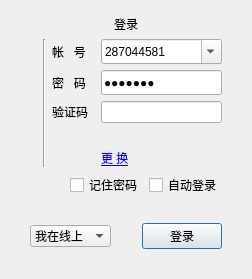
<?xml version="1.0" encoding="UTF-8"?>
<ui version="4.0">
 <class>LoginWindow</class>
 <widget class="QDialog" name="LoginWindow">
  <property name="windowModality">
   <enum>Qt::WindowModal</enum>
  </property>
  <property name="enabled">
   <bool>true</bool>
  </property>
  <property name="geometry">
   <rect>
    <x>0</x>
    <y>0</y>
    <width>386</width>
    <height>360</height>
   </rect>
  </property>
  <property name="sizePolicy">
   <sizepolicy hsizetype="Fixed" vsizetype="Fixed">
    <horstretch>0</horstretch>
    <verstretch>0</verstretch>
   </sizepolicy>
  </property>
  <property name="minimumSize">
   <size>
    <width>0</width>
    <height>0</height>
   </size>
  </property>
  <property name="maximumSize">
   <size>
    <width>9999</width>
    <height>9999</height>
   </size>
  </property>
  <property name="mouseTracking">
   <bool>false</bool>
  </property>
  <property name="windowTitle">
   <string>AtomQQ</string>
  </property>
  <property name="windowFilePath">
   <string/>
  </property>
  <property name="sizeGripEnabled">
   <bool>false</bool>
  </property>
  <property name="modal">
   <bool>false</bool>
  </property>
  <layout class="QVBoxLayout" name="verticalLayout_2">
   <property name="sizeConstraint">
    <enum>QLayout::SetFixedSize</enum>
   </property>
   <property name="leftMargin">
    <number>30</number>
   </property>
   <property name="topMargin">
    <number>15</number>
   </property>
   <property name="rightMargin">
    <number>30</number>
   </property>
   <property name="bottomMargin">
    <number>30</number>
   </property>
   <item>
    <widget class="QLabel" name="logo">
     <property name="text">
      <string>登录</string>
     </property>
     <property name="alignment">
      <set>Qt::AlignCenter</set>
     </property>
    </widget>
   </item>
   <item>
    <layout class="QHBoxLayout" name="horizontalLayout_5">
     <item>
      <widget class="QLabel" name="face">
       <property name="sizePolicy">
        <sizepolicy hsizetype="Fixed" vsizetype="Fixed">
         <horstretch>0</horstretch>
         <verstretch>0</verstretch>
        </sizepolicy>
       </property>
       <property name="text">
        <string/>
       </property>
       <property name="pixmap">
        <pixmap resource="../../Res/res.qrc">:/classic/img/header.bmp</pixmap>
       </property>
      </widget>
     </item>
     <item>
      <widget class="Line" name="line">
       <property name="orientation">
        <enum>Qt::Vertical</enum>
       </property>
      </widget>
     </item>
     <item>
      <layout class="QVBoxLayout" name="verticalLayout">
       <property name="sizeConstraint">
        <enum>QLayout::SetNoConstraint</enum>
       </property>
       <item>
        <layout class="QGridLayout" name="gdlayout">
         <item row="0" column="0">
          <widget class="QLabel" name="label">
           <property name="sizePolicy">
            <sizepolicy hsizetype="Preferred" vsizetype="Preferred">
             <horstretch>0</horstretch>
             <verstretch>0</verstretch>
            </sizepolicy>
           </property>
           <property name="minimumSize">
            <size>
             <width>0</width>
             <height>25</height>
            </size>
           </property>
           <property name="text">
            <string>帐   号</string>
           </property>
          </widget>
         </item>
         <item row="2" column="0">
          <widget class="QLabel" name="label_2">
           <property name="minimumSize">
            <size>
             <width>0</width>
             <height>25</height>
            </size>
           </property>
           <property name="text">
            <string>密   码</string>
           </property>
          </widget>
         </item>
         <item row="0" column="1" colspan="2">
          <widget class="QComboBox" name="qqnum">
           <property name="sizePolicy">
            <sizepolicy hsizetype="Expanding" vsizetype="Minimum">
             <horstretch>0</horstretch>
             <verstretch>0</verstretch>
            </sizepolicy>
           </property>
           <property name="editable">
            <bool>true</bool>
           </property>
           <item>
            <property name="text">
             <string>287044581</string>
            </property>
           </item>
           <item>
            <property name="text">
             <string>345945988</string>
            </property>
           </item>
          </widget>
         </item>
         <item row="3" column="0">
          <widget class="QLabel" name="checkTxt">
           <property name="sizePolicy">
            <sizepolicy hsizetype="Fixed" vsizetype="Preferred">
             <horstretch>0</horstretch>
             <verstretch>0</verstretch>
            </sizepolicy>
           </property>
           <property name="minimumSize">
            <size>
             <width>0</width>
             <height>0</height>
            </size>
           </property>
           <property name="text">
            <string>验证码  </string>
           </property>
           <property name="alignment">
            <set>Qt::AlignLeading|Qt::AlignLeft|Qt::AlignVCenter</set>
           </property>
           <property name="wordWrap">
            <bool>false</bool>
           </property>
          </widget>
         </item>
         <item row="2" column="1" colspan="2">
          <widget class="QLineEdit" name="qqpasswd">
           <property name="sizePolicy">
            <sizepolicy hsizetype="MinimumExpanding" vsizetype="Minimum">
             <horstretch>0</horstretch>
             <verstretch>0</verstretch>
            </sizepolicy>
           </property>
           <property name="text">
            <string>3245324</string>
           </property>
           <property name="echoMode">
            <enum>QLineEdit::Password</enum>
           </property>
          </widget>
         </item>
         <item row="4" column="1" colspan="2">
          <widget class="QLabel" name="checkImg">
           <property name="enabled">
            <bool>true</bool>
           </property>
           <property name="sizePolicy">
            <sizepolicy hsizetype="Fixed" vsizetype="Preferred">
             <horstretch>0</horstretch>
             <verstretch>0</verstretch>
            </sizepolicy>
           </property>
           <property name="minimumSize">
            <size>
             <width>0</width>
             <height>0</height>
            </size>
           </property>
           <property name="cursor">
            <cursorShape>PointingHandCursor</cursorShape>
           </property>
           <property name="text">
            <string/>
           </property>
           <property name="alignment">
            <set>Qt::AlignLeading|Qt::AlignLeft|Qt::AlignVCenter</set>
           </property>
          </widget>
         </item>
         <item row="3" column="1" colspan="2">
          <widget class="QLineEdit" name="checkCode">
           <property name="sizePolicy">
            <sizepolicy hsizetype="Expanding" vsizetype="Minimum">
             <horstretch>0</horstretch>
             <verstretch>0</verstretch>
            </sizepolicy>
           </property>
          </widget>
         </item>
         <item row="5" column="1" colspan="2">
          <widget class="QLabel" name="changeImg">
           <property name="text">
            <string>&lt;a href=&quot;http://w.w.w&quot;&gt;更 换&lt;/a&gt;</string>
           </property>
           <property name="openExternalLinks">
            <bool>true</bool>
           </property>
          </widget>
         </item>
        </layout>
       </item>
      </layout>
     </item>
    </layout>
   </item>
   <item>
    <layout class="QHBoxLayout" name="horizontalLayout">
     <item>
      <spacer name="horizontalSpacer_2">
       <property name="orientation">
        <enum>Qt::Horizontal</enum>
       </property>
       <property name="sizeHint" stdset="0">
        <size>
         <width>40</width>
         <height>20</height>
        </size>
       </property>
      </spacer>
     </item>
     <item>
      <widget class="QCheckBox" name="cbxRemeberPasswd">
       <property name="text">
        <string>记住密码</string>
       </property>
      </widget>
     </item>
     <item>
      <widget class="QCheckBox" name="cbxAutoLogin">
       <property name="text">
        <string>自动登录</string>
       </property>
      </widget>
     </item>
    </layout>
   </item>
   <item>
    <widget class="QLabel" name="loginMsg">
     <property name="sizePolicy">
      <sizepolicy hsizetype="Minimum" vsizetype="Fixed">
       <horstretch>0</horstretch>
       <verstretch>0</verstretch>
      </sizepolicy>
     </property>
     <property name="lineWidth">
      <number>2</number>
     </property>
     <property name="midLineWidth">
      <number>0</number>
     </property>
     <property name="text">
      <string/>
     </property>
     <property name="textFormat">
      <enum>Qt::RichText</enum>
     </property>
     <property name="wordWrap">
      <bool>true</bool>
     </property>
    </widget>
   </item>
   <item>
    <layout class="QHBoxLayout" name="horizontalLayout_7">
     <item>
      <widget class="QComboBox" name="loginStatus">
       <item>
        <property name="text">
         <string>我在线上</string>
        </property>
       </item>
       <item>
        <property name="text">
         <string>Q我吧</string>
        </property>
       </item>
       <item>
        <property name="text">
         <string>忙碌</string>
        </property>
       </item>
       <item>
        <property name="text">
         <string>隐身</string>
        </property>
       </item>
      </widget>
     </item>
     <item>
      <spacer name="horizontalSpacer">
       <property name="orientation">
        <enum>Qt::Horizontal</enum>
       </property>
       <property name="sizeType">
        <enum>QSizePolicy::Minimum</enum>
       </property>
       <property name="sizeHint" stdset="0">
        <size>
         <width>25</width>
         <height>20</height>
        </size>
       </property>
      </spacer>
     </item>
     <item>
      <widget class="QPushButton" name="btnLogin">
       <property name="text">
        <string>登录</string>
       </property>
      </widget>
     </item>
    </layout>
   </item>
  </layout>
 </widget>
 <tabstops>
  <tabstop>btnLogin</tabstop>
 </tabstops>
 <resources>
  <include location="../../Res/res.qrc"/>
 </resources>
 <connections/>
</ui>
